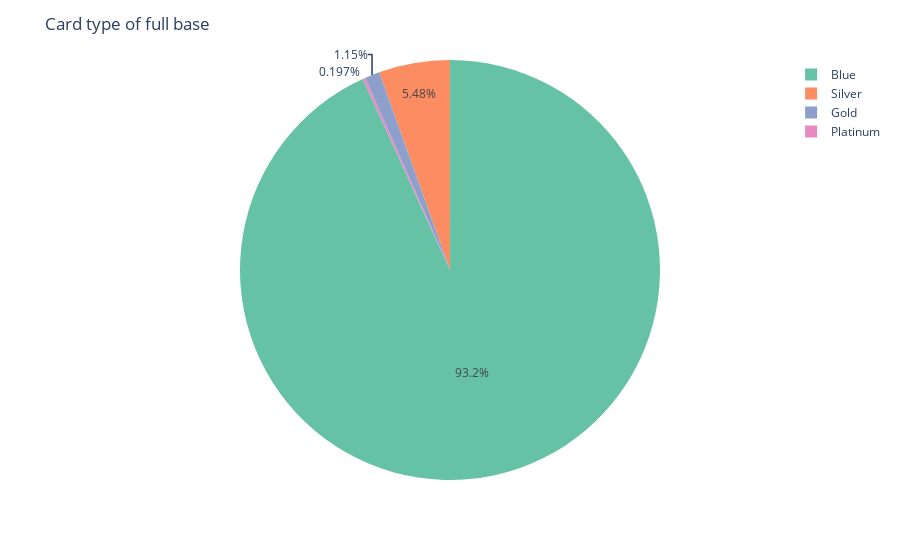

Notebook code cell kept with this figure:
### Markdown cell above
We can clearly see from this graph, that the bulk of the attrition base is from 'Blue' customers.  But does this reflect the portfolio as a whole?

### Code cell
#Group the data for all customers by card type
dfcardtypeall = df.groupby('Card_Category')['CLIENTNUM'].count()
fig2a = px.pie(values = dfcardtypeall, names = dfcardtypeall.index, color_discrete_sequence = px.colors.qualitative.Set2)
fig2a.update_layout(title = 'Card type of full base')
fig2a.show()

### Figure 1 — Plotly figure (JSON) as saved in the notebook; plotly's stock layout.template omitted (floating-point values rounded to 4 significant figures)
{"data": [{"domain": {"x": [0, 1], "y": [0, 1]}, "hovertemplate": "label=%{label}<br>value=%{value}<extra></extra>", "labels": ["Blue", "Gold", "Platinum", "Silver"], "legendgroup": "", "name": "", "showlegend": true, "type": "pie", "values": [9436, 116, 20, 555]}], "layout": {"legend": {"tracegroupgap": 0}, "margin": {"t": 60}, "piecolorway": ["rgb(102,194,165)", "rgb(252,141,98)", "rgb(141,160,203)", "rgb(231,138,195)", "rgb(166,216,84)", "rgb(255,217,47)", "rgb(229,196,148)", "rgb(179,179,179)"], "title": {"text": "Card type of full base"}}}
